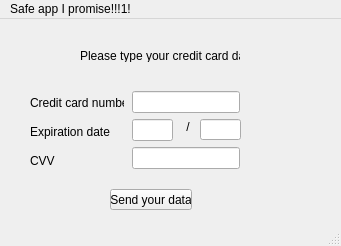
<?xml version="1.0" encoding="UTF-8"?>
<ui version="4.0">
 <class>MainWindow</class>
 <widget class="QMainWindow" name="MainWindow">
  <property name="geometry">
   <rect>
    <x>0</x>
    <y>0</y>
    <width>341</width>
    <height>246</height>
   </rect>
  </property>
  <property name="windowTitle">
   <string>MainWindow</string>
  </property>
  <widget class="QWidget" name="centralwidget">
   <widget class="QLineEdit" name="card__number">
    <property name="geometry">
     <rect>
      <x>132</x>
      <y>72</y>
      <width>108</width>
      <height>22</height>
     </rect>
    </property>
   </widget>
   <widget class="QLineEdit" name="date1">
    <property name="geometry">
     <rect>
      <x>132</x>
      <y>100</y>
      <width>41</width>
      <height>22</height>
     </rect>
    </property>
   </widget>
   <widget class="QLineEdit" name="CVV">
    <property name="geometry">
     <rect>
      <x>132</x>
      <y>128</y>
      <width>108</width>
      <height>22</height>
     </rect>
    </property>
   </widget>
   <widget class="QLabel" name="label_4">
    <property name="geometry">
     <rect>
      <x>80</x>
      <y>30</y>
      <width>160</width>
      <height>13</height>
     </rect>
    </property>
    <property name="text">
     <string>Please type your credit card data</string>
    </property>
   </widget>
   <widget class="QPushButton" name="pushButton">
    <property name="geometry">
     <rect>
      <x>110</x>
      <y>170</y>
      <width>82</width>
      <height>21</height>
     </rect>
    </property>
    <property name="text">
     <string>Send your data</string>
    </property>
   </widget>
   <widget class="QLineEdit" name="date2">
    <property name="geometry">
     <rect>
      <x>200</x>
      <y>100</y>
      <width>41</width>
      <height>21</height>
     </rect>
    </property>
   </widget>
   <widget class="QLabel" name="label_5">
    <property name="geometry">
     <rect>
      <x>180</x>
      <y>100</y>
      <width>16</width>
      <height>16</height>
     </rect>
    </property>
    <property name="text">
     <string>/</string>
    </property>
    <property name="alignment">
     <set>Qt::AlignCenter</set>
    </property>
   </widget>
   <widget class="QWidget" name="">
    <property name="geometry">
     <rect>
      <x>30</x>
      <y>72</y>
      <width>94</width>
      <height>81</height>
     </rect>
    </property>
    <layout class="QVBoxLayout" name="verticalLayout_2">
     <item>
      <widget class="QLabel" name="label">
       <property name="text">
        <string>Credit card number</string>
       </property>
      </widget>
     </item>
     <item>
      <widget class="QLabel" name="label_2">
       <property name="text">
        <string>Expiration date</string>
       </property>
      </widget>
     </item>
     <item>
      <widget class="QLabel" name="label_3">
       <property name="text">
        <string>CVV</string>
       </property>
      </widget>
     </item>
    </layout>
   </widget>
  </widget>
  <widget class="QMenuBar" name="menubar">
   <property name="geometry">
    <rect>
     <x>0</x>
     <y>0</y>
     <width>341</width>
     <height>20</height>
    </rect>
   </property>
   <widget class="QMenu" name="menuSafe_app_I_promise_1">
    <property name="title">
     <string>Safe app I promise!!!1!</string>
    </property>
   </widget>
   <addaction name="menuSafe_app_I_promise_1"/>
  </widget>
  <widget class="QStatusBar" name="statusbar"/>
 </widget>
 <resources/>
 <connections/>
</ui>
